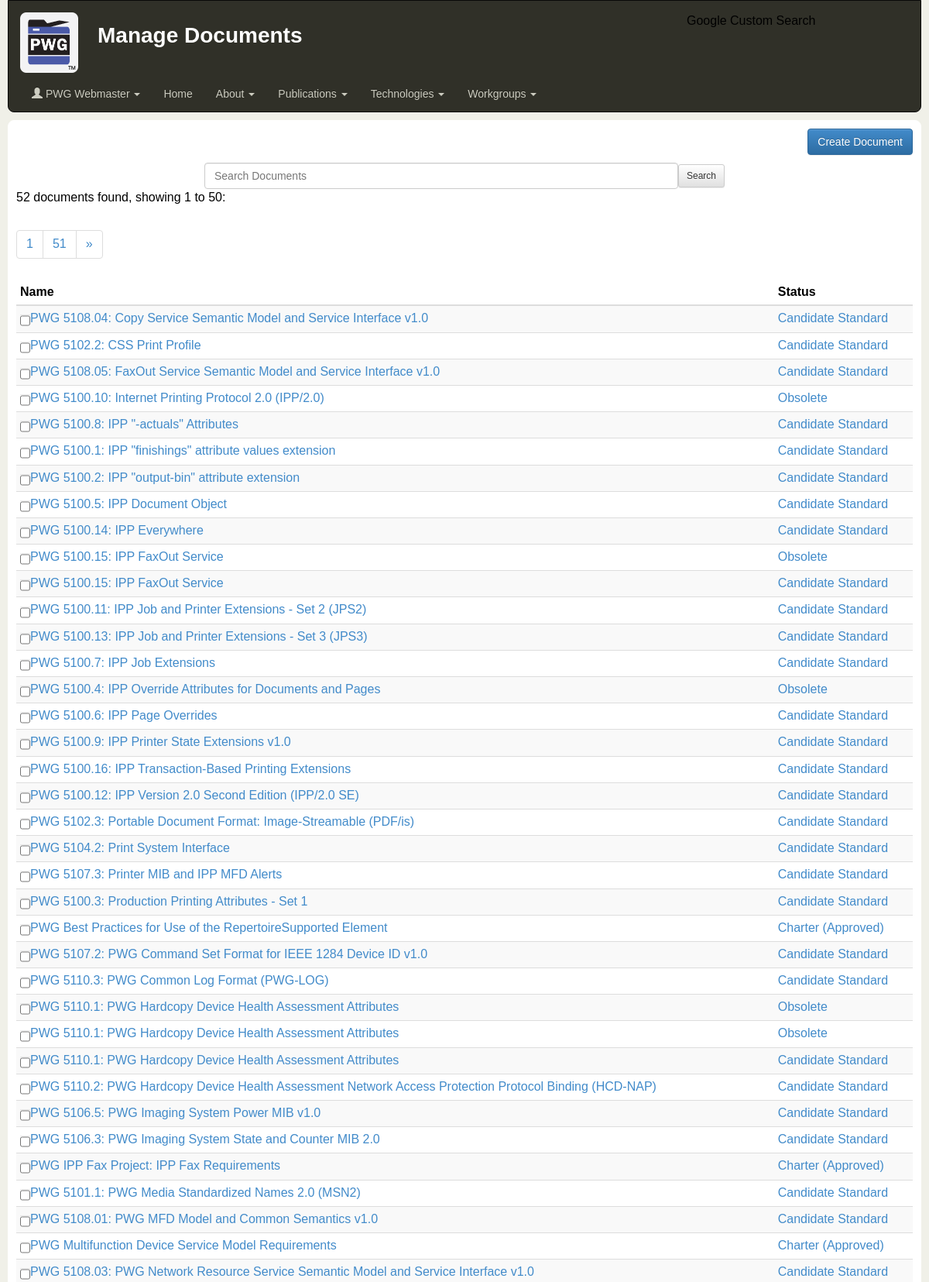
The app's page /documents.php (signed in, upper part) with its own data.
### tables this page shows
CREATE TABLE user (
  id INTEGER PRIMARY KEY AUTO_INCREMENT, 
  status INTEGER DEFAULT 1,		 
  email VARCHAR(255) UNIQUE NOT NULL,	 
  name VARCHAR(255) NOT NULL,		 
  organization_id INTEGER NOT NULL,	 
  hash CHAR(128) NOT NULL,		 
  is_admin BOOLEAN DEFAULT FALSE,	 
  is_editor BOOLEAN DEFAULT FALSE,	 
  is_member BOOLEAN DEFAULT FALSE,	 
  is_reviewer BOOLEAN DEFAULT FALSE,	 
  is_submitter BOOLEAN DEFAULT FALSE,	 
  timezone VARCHAR(255) NOT NULL,	 
  itemsperpage INTEGER DEFAULT 10 NOT NULL,
					 
  create_date DATETIME NOT NULL,	 
  create_id INTEGER,			 
  modify_date DATETIME NOT NULL,	 
  modify_id INTEGER,			 

  INDEX(organization_id),
  INDEX(create_id),
  INDEX(modify_id)
);

CREATE TABLE document (
  id INTEGER PRIMARY KEY AUTO_INCREMENT, 
  replaces_id INTEGER,			 
  workgroup_id INTEGER,			 
  status INTEGER,			 
					 
					 
					 
					 
					 
					 
					 
					 
					 
					 
  number VARCHAR(255) NOT NULL,		 
  version VARCHAR(255) NOT NULL,	 
  title VARCHAR(255) NOT NULL,		 
  contents TEXT NOT NULL,		 
  editable_url VARCHAR(255) NOT NULL,	 
  clean_url VARCHAR(255) NOT NULL,	 
  redline_url VARCHAR(255) NOT NULL,	 
  create_date DATETIME NOT NULL,	 
  create_id INTEGER NOT NULL,		 
  modify_date DATETIME NOT NULL,	 
  modify_id INTEGER NOT NULL,		 

  INDEX(workgroup_id),
  INDEX(status),
  INDEX(create_id),
  INDEX(modify_id)
);

### documents.php (the view, shortened to what the rows shown need)
<?php
include_once "phplib/db-document.php";
function
documents_header($title, $id = 0)
{
  if ($id)
  {
    $document = new document($id);
    site_header($title, $document->display_name());
  }
  else
    site_header($title);
}
$search = "";
$index  = 0;
if ($argc)
{
  $op = $argv[0][0];
  $id = (int)substr($argv[0], 1);
  if ($op != 'B' && $op != 'L' && $op != 'U')
  {
    site_header("Manage Documents");
    html_show_error("Bad command '$op'.");
    site_footer();
    exit();
  }
  if ($op == 'U' && $id)
  {
    $document = new document($id);
    if ($document->id != $id)
    {
      site_header("Manage Documents");
      html_show_error("Document #$id does not exist.");
      site_footer();
      exit();
    }
  }
  for ($i = 1; $i < $argc; $i ++)
  {
    $option = substr($argv[$i], 1);
    switch ($argv[$i][0])
    {
      case 'I' :
          $index = (int)$option;
	  if ($index < 0)
	    $index = 0;
	  break;
      case 'Q' :
          $search = urldecode($option);
	  $i ++;
	  while ($i < $argc)
	  {
	    $search .= urldecode(" $argv[$i]");
	    $i ++;
	  }
	  break;
      default :
	  site_header("Manage Documents");
	  html_show_error("Bad option '$argv[$i]'.");
	  site_footer();
	  exit();
	  break;
    }
  }
}
else
{
  $op = 'L';
}
$options = "+I$index+Q" . urlencode($search);
switch ($op)
{
  case 'L' :
      documents_header("Manage Documents");
      print("<p align=\"right\"><a class=\"btn btn-primary\" href=\"$PHP_SELF?U$options\">Create Document</a></p>\n");
      html_form_start("$PHP_SELF?L", TRUE, FALSE, TRUE);
      html_form_end(array("SUBMIT" => "-Search"));
      $matches = document_search($search, "title");
      $count   = sizeof($matches);
      $start = $index + 1;
      $end   = $index + $LOGIN_PAGEMAX;
      if ($count == 1)
	print("<p>1 document found:</p>\n");
      else if ($count <= $LOGIN_PAGEMAX)
	print("<p>$count documents found:</p>\n");
      else
	print("<p>$count documents found, showing $start to $end:</p>\n");
      html_form_start("$PHP_SELF?B$options", TRUE);
      html_paginate($index, $count, $LOGIN_PAGEMAX, "$PHP_SELF?L+I",
                    "+Q" . urlencode($search));
      html_start_table(array("Name", "Status"));
      for ($i = $start - 1; $i < $end; $i ++)
      {
	$document = new document($matches[$i]);
	$name    = $document->display_name();
	$status  = $DOCUMENT_STATUSES[$document->status];
	print("<tr><td>");
	html_form_checkbox("ID_$document->id");
	print("<a href=\"$PHP_SELF?U$document->id$options\">$name</a></td>"
	     ."<td><a href=\"$PHP_SELF?U$document->id$options\">$status</a></td>"
	     ."</tr>\n");
      }
      html_end_table();
      site_footer();
      break;
}
?>

### phplib/site.php (shortened to what the rows shown need)
<?php
if (array_key_exists("PHP_SELF", $_SERVER))
  $PHP_SELF = htmlspecialchars($_SERVER["PHP_SELF"], ENT_QUOTES);
else
  $PHP_SELF = "";
if (array_key_exists("PATH_INFO", $_SERVER))
{
  $html_path = dirname(dirname(substr($PHP_SELF, 0, -strlen($PATH_INFO))));
}
else
{
  $html_path = dirname(dirname($PHP_SELF));
}
include_once "auth.php";
include_once "html.php";
function
site_header($title = "",
	    $subtitle = "&nbsp;",
	    $sidebar = TRUE)
{
  global $argc, $argv, $html_path, $_GET, $LOGIN_EMAIL;
  global $LOGIN_ID, $LOGIN_IS_ADMIN, $LOGIN_IS_EDITOR, $LOGIN_IS_MEMBER, $LOGIN_IS_OFFICER, $LOGIN_IS_REVIEWER, $LOGIN_IS_SUBMITTER, $LOGIN_NAME, $PHP_SELF, $_SERVER, $SERVER_NAME;
  $title = str_replace(array("(tm)", "(r)"), array("<sup>TM</sup>", "&reg;"), htmlspecialchars($title));
  print("<!DOCTYPE html>\n"
       ."<html lang=\"en\">\n"
       ."<head>\n"
       ."<meta charset=\"utf-8\">\n"
       ."<meta name=\"viewport\" content=\"width=device-width, "
       ."initial-scale=1.0\">\n");
  if ($title != "" && $title != "Printer Working Group")
    $html_title = "$title -";
  else
    $html_title = "";
  if ($LOGIN_ID != 0)
  {
    $hname     = htmlspecialchars($LOGIN_NAME);
    $userlogin = "<li class=\"dropdown\"><a href=\"#\" class=\"dropdown-toggle\" data-toggle=\"dropdown\"><span class=\"glyphicon glyphicon-user\"></span> $hname <span class=\"caret\"></span></a>\n"
		."          <ul class=\"dropdown-menu\" role=\"menu\">\n";
    if ($LOGIN_IS_ADMIN || $LOGIN_IS_OFFICER)
      $userlogin .= "            <li><a href=\"${html_path}dynamo/articles.php\">Manage Articles</a></li>\n";
    $userlogin .= "            <li><a href=\"${html_path}dynamo/documents.php\">Manage Documents</a></li>\n";
    if ($LOGIN_IS_ADMIN)
      $userlogin .= "            <li><a href=\"${html_path}dynamo/organizations.php\">Manage Organizations</a></li>\n"
                   ."            <li><a href=\"${html_path}dynamo/accounts.php\">Manage Users</a></li>\n"
                   ."            <li><a href=\"${html_path}dynamo/workgroups.php\">Manage Workgroups</a></li>\n";
    if ($LOGIN_IS_EDITOR)
      $userlogin .= "            <li><a href=\"${html_path}dynamo/issues.php\">Review Issues</a></li>\n";
    if ($LOGIN_IS_REVIEWER)
      $userlogin .= "            <li><a href=\"${html_path}dynamo/evereview.php\">Review Self-Certifications</a></li>\n";
    if ($LOGIN_IS_SUBMITTER)
      $userlogin .= "            <li><a href=\"${html_path}dynamo/evesubmit.php\">Submit Self-Certification</a></li>\n";
    if ($LOGIN_IS_ADMIN || $LOGIN_IS_EDITOR || $LOGIN_IS_SUBMITTER || $LOGIN_IS_REVIEWER)
      $userlogin .= "            <li class=\"divider\"></li>\n";
    $userlogin .= "            <li><a href=\"${html_path}dynamo/account.php\">Profile</a></li>\n"
		 ."            <li><a href=\"${html_path}dynamo/logout.php\">Logout</a></li>\n"
		 ."          </ul>\n"
		 ."        </li>";
  }
  print("<title>$html_title Printer Working Group</title>\n"
       ."<link rel=\"stylesheet\" href=\"//www.google.com/cse/style/look/default.css\" type=\"text/css\">\n"
       ."<link rel=\"stylesheet\" href=\"${html_path}dynamo/resources/bootstrap-3.2.0.min.css\">\n"
       ."<link rel=\"stylesheet\" href=\"${html_path}dynamo/resources/bootstrap-theme-3.2.0.min.css\">\n"
       ."<link rel=\"stylesheet\" type=\"text/css\" href=\"${html_path}dynamo/resources/pwg.css\">\n"
       ."<link rel=\"alternate\" title=\"Printer Working Group RSS\" "
       ."type=\"application/rss+xml\" href=\"${html_path}rss/index.rss\">\n"
       ."<link rel=\"shortcut icon\" href=\"${html_path}dynamo/resources/pwg.png\" "
       ."type=\"image/png\">\n"
       ."</head>\n"
       ."<body>\n"
       ."<nav class=\"navbar navbar-inverse pwg-navbar\" role=\"navigation\">\n"
       ."  <div class=\"container-fluid\">\n"
       ."    <div class=\"navbar-header\">\n"
       ."      <button type=\"button\" class=\"navbar-toggle\" data-toggle=\"collapse\" data-target=\"#pwg-nav-collapsible\"><span class=\"sr-only\">Toggle navigation</span><span class=\"icon-bar\"></span><span class=\"icon-bar\"></span><span class=\"icon-bar\"></span></button>\n"
       ."      <a class=\"navbar-brand\" href=\"{$html_path}\"><img src=\"${html_path}dynamo/resources/pwg.png\" alt=\"PWG Logo\" "
       ."height=\"78\" width=\"75\"></a>\n"
       ."    </div>\n");
  print("    <div class=\"pwg-navbar-title\">$title<br><p>$subtitle</p></div>\n"
       ."    <div class=\"collapse navbar-collapse\" id=\"pwg-nav-collapsible\">\n"
       ."      <ul class=\"nav navbar-nav\">\n"
       ."        $userlogin\n"
       ."        <li><a href=\"${html_path}index.html\">Home</a></li>\n"
       ."        <li class=\"dropdown\"><a href=\"#\" class=\"dropdown-toggle\" data-toggle=\"dropdown\">About <span class=\"caret\"></span></a>\n"
       ."          <ul class=\"dropdown-menu\" role=\"menu\">\n"
       ."            <li><a href=\"${html_path}about.html\">About the PWG</a></li>\n"
       ."            <li><a href=\"${html_path}pwg-logos/members.html#JOINING\">Joining</a></li>\n"
       ."            <li><a href=\"${html_path}pwg-logos/members.html\">Members</a></li>\n"
       ."            <li><a href=\"${html_path}chair/index.html\">Officers</a></li>\n"
       ."            <li class=\"divider\"></li>\n"
       ."            <li><a href=\"http://www.google.com/calendar/embed?src=istopwg%40gmail.com\">Calendar</a></li>\n"
       ."            <li><a href=\"${html_path}chair/meeting-info/meetings.html\">Meetings</a></li>\n"
       ."            <li><a href=\"${html_path}chair/participating.html\">Participating</a></li>\n"
       ."          </ul>\n"
       ."        </li>\n"
       ."        <li class=\"dropdown\"><a href=\"#\" class=\"dropdown-toggle\" data-toggle=\"dropdown\">Publications <span class=\"caret\"></span></a>\n"
       ."          <ul class=\"dropdown-menu\" role=\"menu\">\n"
       ."            <li><a href=\"${html_path}informational.html\">Informational</a></li>\n"
       ."            <li><a href=\"${html_path}namespaces.html\">Namespaces</a></li>\n"
       ."            <li><a href=\"${html_path}standards.html\">Standards</a></li>\n"
       ."          </ul>\n"
       ."        </li>\n"
       ."        <li class=\"dropdown\"><a href=\"#\" class=\"dropdown-toggle\" data-toggle=\"dropdown\">Technologies <span class=\"caret\"></span></a>\n"
       ."          <ul class=\"dropdown-menu\" role=\"menu\">\n"
       ."            <li><a href=\"${html_path}ipp/everywhere.html\">IPP Everywhere<sup>TM</sup></a></li>\n"
       ."          </ul>\n"
       ."        </li>\n"
       ."        <li class=\"dropdown\"><a href=\"#\" class=\"dropdown-toggle\" data-toggle=\"dropdown\">Workgroups <span class=\"caret\"></span></a>\n"
       ."          <ul class=\"dropdown-menu\" role=\"menu\">\n"
       ."            <li><a href=\"${html_path}cloud/\">Cloud Imaging Model</a></li>\n"
       ."            <li><a href=\"${html_path}ids/\">Imaging Device Security</a></li>\n"
       ."            <li><a href=\"${html_path}ipp/\">Internet Printing Protocol</a></li>\n"
       ."            <li><a href=\"${html_path}sm/.html\">Semantic Model</a></li>\n"
       ."          </ul>\n"
       ."        </li>\n"
       ."      </ul>\n"
       ."    </div>\n"
       ."  </div>\n"
       ."</nav>\n"
       ."<div id=\"pwg-body\">\n");
  print("  <div id=\"pwg-content\">\n");
}
function
site_footer($javascript = "")
{
  global $html_is_phone, $html_path, $SITE_EMAIL;
  $year = date("Y");
  print("  </div>\n"
       ."</div>\n"
       ."<div id=\"pwg-footer\">\n"
       ."  <div id=\"pwg-footer-body\">Comments are owned by the poster. All other "
       ."material is Copyright &copy; 2001-$year The Printer Working Group. "
       ."All rights reserved. IPP Everywhere, the IPP Everywhere logo, and the "
       ."PWG logo are trademarks of the IEEE-ISTO. Please contact the "
       ."<a href=\"mailto:$SITE_EMAIL\">PWG Webmaster</a> to report problems "
       ."with this site.</div>\n"
       ."</div>\n"
       ."<script src=\"${html_path}dynamo/resources/jquery-1.11.1.min.js\"></script>\n"
       ."<script src=\"${html_path}dynamo/resources/bootstrap-3.2.0.min.js\"></script>\n");
  print("</body>\n"
       ."</html>\n");
}
?>

### phplib/html.php (shortened to what the rows shown need)
<?php
function
html_end_table()
{
  print("</tbody></table>\n");
}
function
html_paginate($current, $count, $perpage, $linkprefix, $linksuffix)
{
  $curpage   = (int)($current / $perpage);
  $previndex = ($curpage - 1) * $perpage;
  $lastpage  = (int)($count / $perpage);
  $startpage = $curpage - 2;
  if ($startpage < 0)
    $startpage = 0;
  $endpage = $startpage + 4;
  if ($previndex < 0)
    $endpage ++;
  if ($endpage > $lastpage)
  {
    $endpage = $lastpage;
  }
  print("<ul class=\"pagination\">");
  for ($page = $startpage; $page <= $endpage; $page ++)
  {
    $index = $page * $perpage;
    $label = $index + 1;
    print("<li><a href=\"$linkprefix$index$linksuffix\">$label</a></li>");
  }
  print("</ul>\n");
}
function
html_start_table($headings)
{
  print("<table class=\"table table-condensed table-striped\" summary=\"\">\n"
       ."<thead><tr>");
  for ($i = 0; $i < count($headings); $i ++)
  {
    $class  = "";
    $header = $headings[$i];
    $len = strlen($header);
    if ($len >= 2 && $header[$len - 2] == ":")
    {
      $colspan = " colspan=\"" . $header[$len - 1] . "\"";
      $header  = substr($header, 0, $len - 2);
    }
    else
      $colspan = "";
    if ($header != "")
      print("<th nowrap$class$colspan>$header</th>");
    else
      print("<th$class$colspan>&nbsp;</th>");
  }
  print("</tr></thead><tbody>\n");
}
function
html_form_end($buttons = FALSE)
{
  print("</form></div>\n");
}
function
html_form_start($action,
                $inline = FALSE,
                $attachments = FALSE,
                $center = FALSE)
{
  $action = htmlspecialchars($action, ENT_QUOTES);
  if ($inline)
  {
    $hclass = "form-inline";
    if ($center)
      print("<div style=\"display: block-inline; text-align: center;\">\n");
    else
      print("<div style=\"display: block-inline;\">\n");
  }
  else
  {
    $hclass = "form-horizontal";
    print("<div class=\"container\">\n");
  }
  if ($attachments)
    print("<form action=\"$action\" method=\"POST\" class=\"$hclass\" "
         ."enctype=\"multipart/form-data\" role=\"form\">"
	 ."<input type=\"hidden\" name=\"MAX_FILE_SIZE\" value=\"33554432\">");
  else
    print("<form action=\"$action\" method=\"POST\" class=\"$hclass\" role=\"form\">");
}
function
html_form_checkbox($name,
                   $label = "",
		   $value = 0,
		   $help = "")
{
  if ($name[0] == "+")
  {
    $required = " required";
    $name     = substr($name, 1);
  }
  else
    $required = "";
  $name  = htmlspecialchars($name, ENT_QUOTES);
  $label = htmlspecialchars($label, ENT_QUOTES);
  if ($value == 0)
    $value = "";
  else
    $value = " checked";
  print("<div class=\"checkbox\">");
  if ($label != "")
    print("<label><input class=\"form-control\" type=\"checkbox\" name=\"$name\"$value$required> $label</label>");
  else
    print("<input class=\"form-control\" type=\"checkbox\" name=\"$name\"$value$required>");
  print("</div>");
}
?>

### records on screen
user: name "PWG Webmaster", itemsperpage "50", itemsperpage "1", itemsperpage "51"
document: status "Candidate Standard"
document: status "Candidate Standard"
document: status "Candidate Standard"
document: status "Obsolete"
document: status "Candidate Standard"
document: status "Candidate Standard"
document: status "Candidate Standard"
document: status "Candidate Standard"
document: status "Candidate Standard"
document: status "Obsolete"
document: status "Candidate Standard"
document: status "Candidate Standard"
document: status "Candidate Standard"
document: status "Candidate Standard"
document: status "Obsolete"
document: status "Candidate Standard"
document: status "Candidate Standard"
document: status "Candidate Standard"
document: status "Candidate Standard"
document: status "Candidate Standard"
document: status "Candidate Standard"
document: status "Candidate Standard"
document: status "Candidate Standard"
document: status "Charter (Approved)"
document: status "Candidate Standard"
document: status "Candidate Standard"
document: status "Obsolete"
document: status "Obsolete"
document: status "Candidate Standard"
document: status "Candidate Standard"
document: status "Candidate Standard"
document: status "Candidate Standard"
document: status "Charter (Approved)"
document: status "Candidate Standard"
document: status "Candidate Standard"
document: status "Charter (Approved)"
document: status "Candidate Standard"

### other values on screen
$title "Manage Documents"
$label "Search"
$count "52"
$start "1"
$header "Name"
$header "Status"
$name "PWG 5108.04: Copy Service Semantic Model and Service Interface v1.0"
$name "PWG 5102.2: CSS Print Profile"
$name "PWG 5108.05: FaxOut Service Semantic Model and Service Interface v1.0"
$name "PWG 5100.10: Internet Printing Protocol 2.0 (IPP/2.0)"
$name "PWG 5100.8: IPP \"-actuals\" Attributes"
$name "PWG 5100.1: IPP \"finishings\" attribute values extension"
$name "PWG 5100.2: IPP \"output-bin\" attribute extension"
$name "PWG 5100.5: IPP Document Object"
$name "PWG 5100.14: IPP Everywhere"
